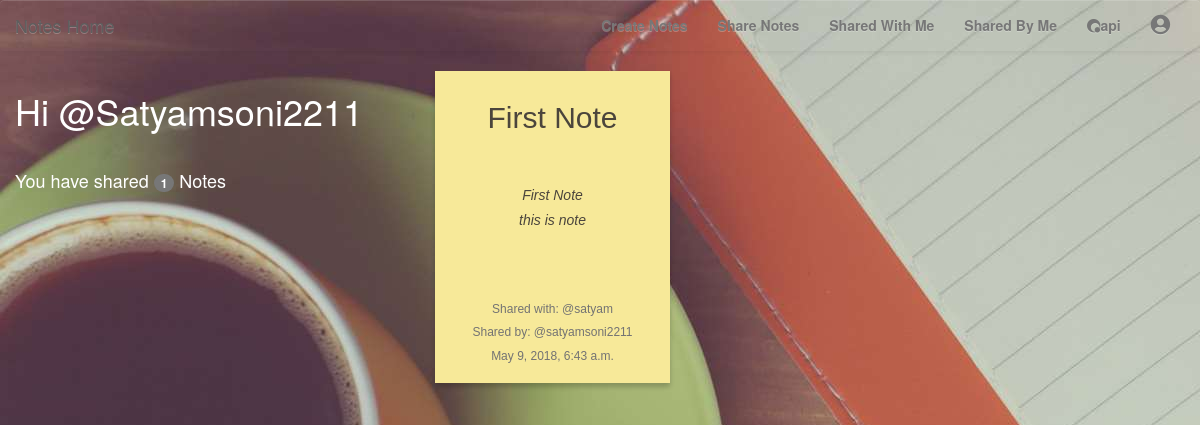
The page /notes/shared_by_me/ (signed in) on the database as committed earlier.
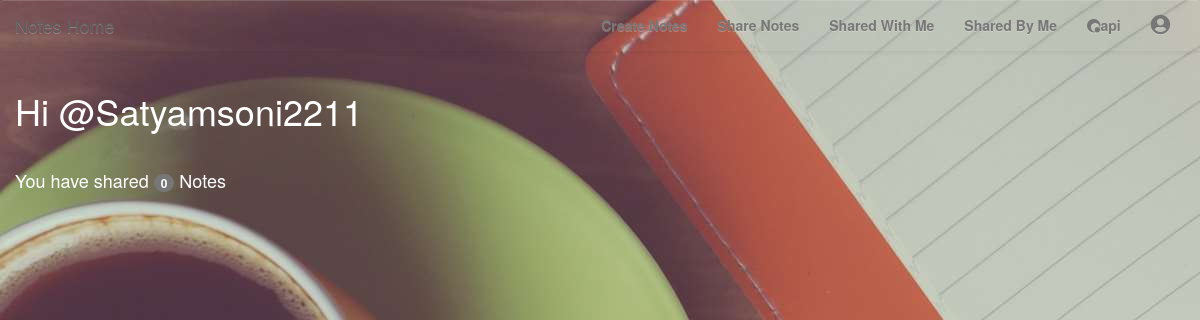
The same page on the database as committed later.
### notes/models.py (models this page shows, shortened)
class SharedNotes(models.Model):
    note = models.ForeignKey(Notes,related_name='shared_note')
    user = models.ForeignKey(User,related_name='shared_user')
    shared_by = models.CharField(max_length=30,null=True)
    shared_on = models.DateTimeField(auto_now=True)
    can_edit = models.BooleanField(default=False)
    class Meta:
        unique_together = ('note','user')

class Notes(models.Model):
    title = models.CharField(max_length=30)
    created = models.DateTimeField(auto_now=True)
    text = models.CharField(max_length=2000)
    user = models.ForeignKey(User,related_name='notes')
    class Meta:
        ordering = ['-created']

### notes/views.py (the view)
class SharedByMe(LoginRequiredMixin,generic.ListView):
    model = SharedNotes
    template_name = 'notes/sharedbyme_list.html'
    def get_queryset(self):
        User = get_user_model()
        try:
            self.shared_notes = SharedNotes.objects.filter(shared_by__iexact=self.request.user.username)
        except User.DoesNotExist:
            raise Http404
        else:
            return self.shared_notes
    def get_context_data(self, **kwargs):
        context = super().get_context_data(**kwargs)
        context['shared_notes'] = self.shared_notes
        return context

### notes/templates/notes/sharedbyme_list.html (shortened to what this page needs)
{% extends "base.html" %}
{% block content %}
	<div class="row">
		<div class="col-md-4">
			<h1 id='wh'>Hi @{{user.username|title}}</h1>
			<br>
			<h4 id='wh'>You have shared <span class="badge">{{shared_notes.all.count}}</span> Notes</h4>
		</div>
		<div class="col-md-8">
			{% for sharednote in object_list %}
				{% if sharednote.user.username != user.username  %}
					<div class="note-wrap note-white">
						<h2>{{sharednote.note.title}}</h2>
						<br>
						<h5>{{sharednote.note.text|safe}}</h5>
						<br>
						<h5 class="help-block" id='usertag'>Shared with: @{{sharednote.user.username}}</h5>
						<h5 class="help-block" id='usertag'>Shared by: @{{sharednote.shared_by}}</h5>
						<h5 class="help-block" id='usertag'>{{sharednote.shared_on}}</h5>
					</div>
				{% endif %}
			{% endfor %}
		</div>
	</div>
{% endblock %}

Rows that differ between the two databases and show on the page:
removed SharedNotes: note "First Note", note.text "First Note this is note", user.username "satyam", shared_by "satyamsoni2211", shared_on "May 9, 2018, 6:43 a.m."
Other text that changed with them:
{{ shared_notes.all.count }}: "1" → "0"
